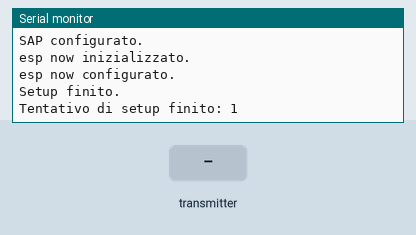
The sketch below on a simulated ESP32. Parts: the last lines printed to the serial monitor. Inputs (shaded band) come from the test bench.

Above: at 2.2 s.
2.3 s: the transmitter starts sending newData = 0
At 2.61 s:
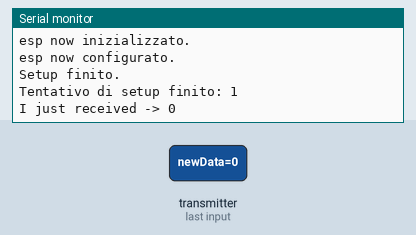
4.3 s: the transmitter starts sending newData = 64
At 4.61 s:
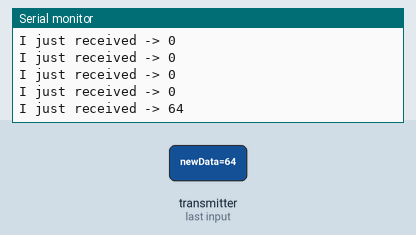

Measured:
- after the input at 2.3 s, the serial monitor: prints a new line at once (image 1)
- after the input at 4.3 s, the serial monitor: prints a new line at once (image 2)

The sketch:

rx-espnow-minimum.ino
```cpp
#include <esp_now.h>
//#include <ESP32-ESPNow.h>
#include <WiFi.h>

#define CHANNEL 1

int nAttemptSetup = 0;

uint8_t newData;

void setup() {
  nAttemptSetup++;
  delay(1000);

  Serial.begin(115200);
  Serial.println("Serial iniziato.");

  WiFi.mode(WIFI_AP);
  Serial.println("Modalità SAP iniziata.");
  WiFi.softAP("RX_1", "RX_1_Password", CHANNEL, 0);
  Serial.println("SAP configurato.");

  esp_now_init();
  Serial.println("esp now inizializzato.");
  esp_now_register_recv_cb(OnDataRecv);
  Serial.println("esp now configurato.");

  Serial.println("Setup finito.");
  Serial.print("Tentativo di setup finito: ");
  Serial.println(String(nAttemptSetup));
}

void loop() {
  /*Serial.print("I did this to data -> ");
  Serial.println(newData * 5);
  delay(3000);*/

  /*
  // Controlla se ci sono dati disponibili sulla porta seriale
  if(Serial.available() > 0) {
    //Leggi i dati dalla porta seriale e li salva in una stringa
    String command = Serial.readStringUntil('\n');

    //Controlla se il comando ricevuto è uno eseguibile
    if(command == "setup") {
      Serial.print("Avvio setup...");
      setup();
    } else if(command == "test") {
      Serial.println("Hai chiamato, io rispondo. Sono funzionante.");
    } else {
      Serial.print("Comando sconosciuto: ");
      Serial.println(command);
    }
  }
  */
}

/** callback when data is recv from Master **/
/*
void OnDataRecv(const uint8_t *mac_addr, const uint8_t *data, int data_len) {
  Serial.print("I just received -> ");
  Serial.println(*data);
  memcpy(&newData, data, sizeof(newData));
}
*/

void OnDataRecv(const esp_now_recv_info_t *recv_info, const uint8_t *data, int len) {
  // Access the sender's MAC address
  const uint8_t *sender_mac = recv_info->des_addr;

  Serial.print("I just received -> ");
  Serial.println(*data);
  memcpy(&newData, data, sizeof(newData));
  // Process the received data
  // ...
}
```
